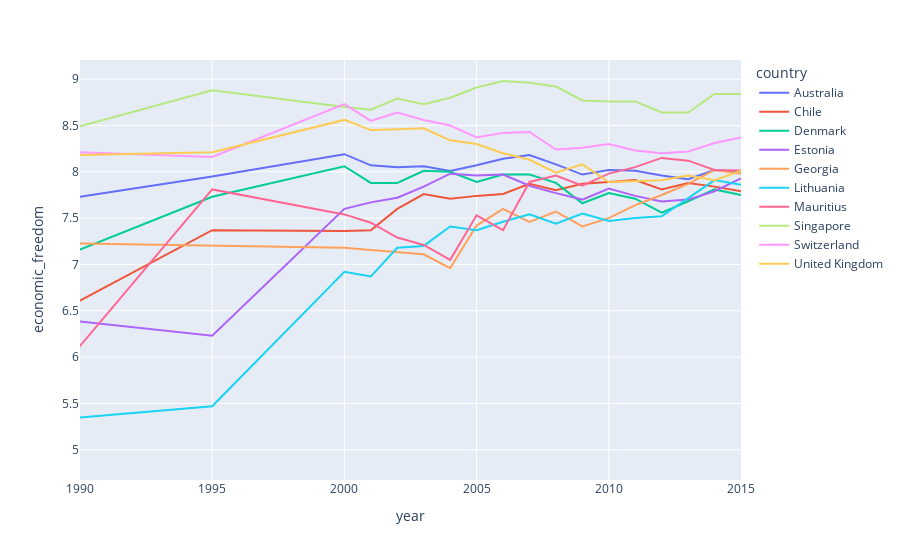

Notebook code cell kept with this figure:
### Markdown cell above
### Libertad economica de un pais 1990 - 2015

### Code cell
top_efw_2015 = data[data.year==2015].sort_values(by='economic_freedom', ascending=False).head(10)

countries = top_efw_2015.country.tolist()
timeLine = data[data['country'].isin(countries)]


fig = px.line(timeLine, x='year', y="economic_freedom", color="country", line_group="country")
fig.update_xaxes(range=[1990, 2015], row=1, col=1)
fig.show()

### Figure 1 — Plotly figure (JSON) as saved in the notebook; plotly's stock layout.template omitted (floating-point values rounded to 4 significant figures)
{"data": [{"hovertemplate": "country=Australia<br>year=%{x}<br>economic_freedom=%{y}<extra></extra>", "legendgroup": "Australia", "line": {"color": "#636efa", "dash": "solid"}, "mode": "lines", "name": "Australia", "orientation": "v", "showlegend": true, "type": "scatter", "x": [1980, 1985, 1990, 1995, 2000, 2001, 2002, 2003, 2004, 2005, 2006, 2007, 2008, 2009, 2010, 2011, 2012, 2013, 2014, 2015], "xaxis": "x", "y": [6.85, 7.16, 7.73, 7.95, 8.19, 8.07, 8.05, 8.06, 8.01, 8.07, 8.14, 8.18, 8.08, 7.97, 8.02, 8.01, 7.96, 7.92, 8.02, 8], "yaxis": "y"}, {"hovertemplate": "country=Chile<br>year=%{x}<br>economic_freedom=%{y}<extra></extra>", "legendgroup": "Chile", "line": {"color": "#EF553B", "dash": "solid"}, "mode": "lines", "name": "Chile", "orientation": "v", "showlegend": true, "type": "scatter", "x": [1980, 1985, 1990, 1995, 2000, 2001, 2002, 2003, 2004, 2005, 2006, 2007, 2008, 2009, 2010, 2011, 2012, 2013, 2014, 2015], "xaxis": "x", "y": [5.05, 5.55, 6.61, 7.37, 7.36, 7.37, 7.6, 7.76, 7.71, 7.74, 7.76, 7.87, 7.8, 7.87, 7.89, 7.91, 7.81, 7.88, 7.84, 7.79], "yaxis": "y"}, {"hovertemplate": "country=Denmark<br>year=%{x}<br>economic_freedom=%{y}<extra></extra>", "legendgroup": "Denmark", "line": {"color": "#00cc96", "dash": "solid"}, "mode": "lines", "name": "Denmark", "orientation": "v", "showlegend": true, "type": "scatter", "x": [1980, 1985, 1990, 1995, 2000, 2001, 2002, 2003, 2004, 2005, 2006, 2007, 2008, 2009, 2010, 2011, 2012, 2013, 2014, 2015], "xaxis": "x", "y": [6.24, 6.37, 7.16, 7.73, 8.06, 7.88, 7.88, 8.01, 8, 7.89, 7.97, 7.97, 7.88, 7.66, 7.77, 7.71, 7.56, 7.68, 7.81, 7.75], "yaxis": "y"}, {"hovertemplate": "country=Estonia<br>year=%{x}<br>economic_freedom=%{y}<extra></extra>", "legendgroup": "Estonia", "line": {"color": "#ab63fa", "dash": "solid"}, "mode": "lines", "name": "Estonia", "orientation": "v", "showlegend": true, "type": "scatter", "x": [1985, 1990, 1995, 2000, 2001, 2002, 2003, 2004, 2005, 2006, 2007, 2008, 2009, 2010, 2011, 2012, 2013, 2014, 2015], "xaxis": "x", "y": [6.537, 6.383, 6.23, 7.6, 7.67, 7.72, 7.84, 7.98, 7.96, 7.97, 7.85, 7.77, 7.7, 7.82, 7.74, 7.68, 7.7, 7.79, 7.93], "yaxis": "y"}, {"hovertemplate": "country=Georgia<br>year=%{x}<br>economic_freedom=%{y}<extra></extra>", "legendgroup": "Georgia", "line": {"color": "#FFA15A", "dash": "solid"}, "mode": "lines", "name": "Georgia", "orientation": "v", "showlegend": true, "type": "scatter", "x": [1985, 1990, 1995, 2000, 2001, 2002, 2003, 2004, 2005, 2006, 2007, 2008, 2009, 2010, 2011, 2012, 2013, 2014, 2015], "xaxis": "x", "y": [7.248, 7.225, 7.202, 7.179, 7.156, 7.133, 7.11, 6.96, 7.42, 7.6, 7.46, 7.57, 7.41, 7.5, 7.64, 7.75, 7.87, 8.02, 7.98], "yaxis": "y"}, {"hovertemplate": "country=Lithuania<br>year=%{x}<br>economic_freedom=%{y}<extra></extra>", "legendgroup": "Lithuania", "line": {"color": "#19d3f3", "dash": "solid"}, "mode": "lines", "name": "Lithuania", "orientation": "v", "showlegend": true, "type": "scatter", "x": [1985, 1990, 1995, 2000, 2001, 2002, 2003, 2004, 2005, 2006, 2007, 2008, 2009, 2010, 2011, 2012, 2013, 2014, 2015, 2016], "xaxis": "x", "y": [5.227, 5.348, 5.47, 6.92, 6.87, 7.18, 7.2, 7.41, 7.37, 7.46, 7.54, 7.44, 7.55, 7.47, 7.5, 7.52, 7.72, 7.91, 7.86, 7.86], "yaxis": "y"}, {"hovertemplate": "country=Mauritius<br>year=%{x}<br>economic_freedom=%{y}<extra></extra>", "legendgroup": "Mauritius", "line": {"color": "#FF6692", "dash": "solid"}, "mode": "lines", "name": "Mauritius", "orientation": "v", "showlegend": true, "type": "scatter", "x": [1980, 1985, 1990, 1995, 2000, 2001, 2002, 2003, 2004, 2005, 2006, 2007, 2008, 2009, 2010, 2011, 2012, 2013, 2014, 2015, 2016], "xaxis": "x", "y": [4.9, 6.38, 6.12, 7.81, 7.54, 7.45, 7.29, 7.21, 7.05, 7.53, 7.37, 7.89, 7.96, 7.85, 7.98, 8.05, 8.15, 8.12, 8.02, 8.02, 8.01], "yaxis": "y"}, {"hovertemplate": "country=Singapore<br>year=%{x}<br>economic_freedom=%{y}<extra></extra>", "legendgroup": "Singapore", "line": {"color": "#B6E880", "dash": "solid"}, "mode": "lines", "name": "Singapore", "orientation": "v", "showlegend": true, "type": "scatter", "x": [1980, 1985, 1990, 1995, 2000, 2001, 2002, 2003, 2004, 2005, 2006, 2007, 2008, 2009, 2010, 2011, 2012, 2013, 2014, 2015], "xaxis": "x", "y": [7.42, 7.65, 8.49, 8.88, 8.7, 8.67, 8.79, 8.73, 8.8, 8.91, 8.98, 8.96, 8.92, 8.77, 8.76, 8.76, 8.64, 8.64, 8.84, 8.84], "yaxis": "y"}, {"hovertemplate": "country=Switzerland<br>year=%{x}<br>economic_freedom=%{y}<extra></extra>", "legendgroup": "Switzerland", "line": {"color": "#FF97FF", "dash": "solid"}, "mode": "lines", "name": "Switzerland", "orientation": "v", "showlegend": true, "type": "scatter", "x": [1980, 1985, 1990, 1995, 2000, 2001, 2002, 2003, 2004, 2005, 2006, 2007, 2008, 2009, 2010, 2011, 2012, 2013, 2014, 2015], "xaxis": "x", "y": [7.62, 8.15, 8.21, 8.16, 8.73, 8.55, 8.64, 8.56, 8.5, 8.37, 8.42, 8.43, 8.24, 8.26, 8.3, 8.23, 8.2, 8.22, 8.31, 8.37], "yaxis": "y"}, {"hovertemplate": "country=United Kingdom<br>year=%{x}<br>economic_freedom=%{y}<extra></extra>", "legendgroup": "United Kingdom", "line": {"color": "#FECB52", "dash": "solid"}, "mode": "lines", "name": "United Kingdom", "orientation": "v", "showlegend": true, "type": "scatter", "x": [1980, 1985, 1990, 1995, 2000, 2001, 2002, 2003, 2004, 2005, 2006, 2007, 2008, 2009, 2010, 2011, 2012, 2013, 2014, 2015, 2016], "xaxis": "x", "y": [6.72, 7.71, 8.18, 8.21, 8.56, 8.45, 8.46, 8.47, 8.34, 8.3, 8.2, 8.13, 7.99, 8.08, 7.89, 7.9, 7.91, 7.96, 7.91, 8.01, 8], "yaxis": "y"}], "layout": {"legend": {"title": {"text": "country"}, "tracegroupgap": 0}, "margin": {"t": 60}, "xaxis": {"anchor": "y", "domain": [0, 1], "range": [1990, 2015], "title": {"text": "year"}}, "yaxis": {"anchor": "x", "domain": [0, 1], "title": {"text": "economic_freedom"}}}}
